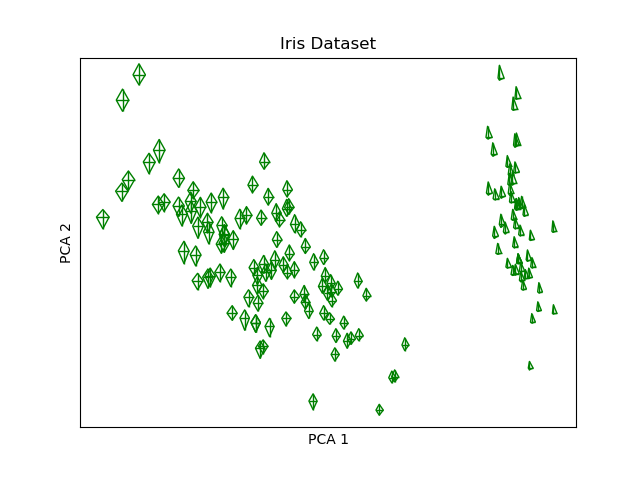

Generate this figure with Python:
import pandas as pd
import sys
from matplotlib.patches import Polygon
from matplotlib.collections import PatchCollection
import matplotlib.pyplot as plt
from sklearn.decomposition import PCA

args = sys.argv
df = pd.read_csv(args[1])
# df = pd.read_csv("iris.csv")
headers = list(df)
X = df.as_matrix(columns=headers[0:-1])

pca = PCA(n_components=2)
Xpca = pca.fit_transform(X)

x = [i[0] for i in Xpca]
y = [i[1] for i in Xpca]

Xn = X / X.max(0)
patches = []
for i in range(len(x)):
    poly = Polygon([[x[i] + Xn[i][2] / 10, y[i]], [x[i], y[i] + Xn[i][1] / 10], [x[i] - Xn[i][0] / 10, y[i]], [x[i], y[i] - Xn[i][3] / 10]])
    horz = Polygon([[x[i] + Xn[i][2] / 10, y[i]], [x[i] - Xn[i][0] / 10, y[i]]])
    vert = Polygon([[x[i], y[i] + Xn[i][1] / 10], [x[i], y[i] - Xn[i][3] / 10]])
    patches.append(poly)
    patches.append(horz)
    patches.append(vert)
    plt.scatter(x[i], y[i], s=1/2, marker='+', color='g')
p = PatchCollection(patches)
p.set_color('g')
p.set_facecolor('none')
ax = plt.gca()
ax.add_collection(p)
ax.invert_xaxis()
# ax.invert_yaxis()
plt.xticks([])
plt.yticks([])
plt.xlabel('PCA 1')
plt.ylabel('PCA 2')
plt.title('Iris Dataset')

# plt.show()
plt.savefig(args[2])
plt.clf()
